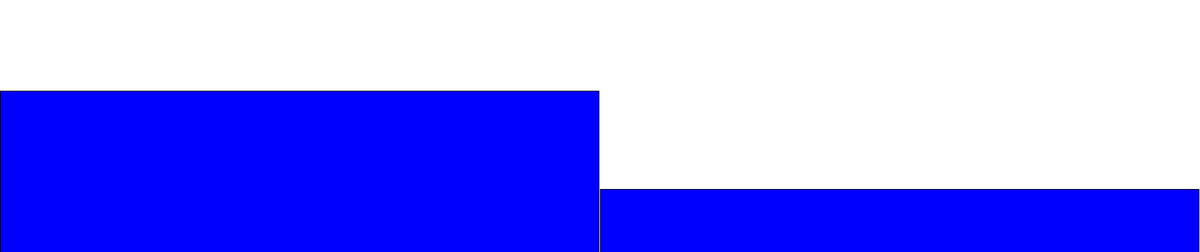
Frame 1 (no input)
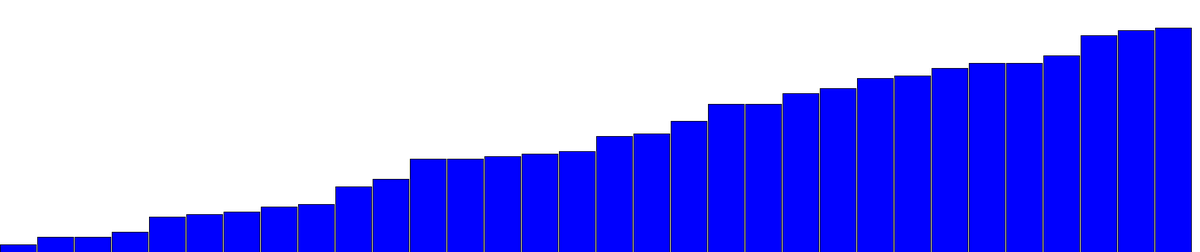
Frame 60 (the mouse pressed at the canvas centre just before this capture)
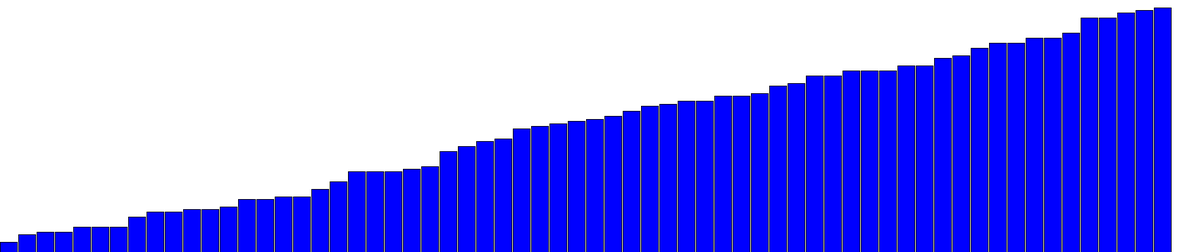
Frame 120 (the mouse held since frame 60 and released just before this capture)

The Processing sketch that drew these frames (run headless with seeded random() and noise(); from frame 60 on, the mouse is pressed at the canvas centre):

// Processing sketch: sorting
// ── sorting.pde
int hell[]; 
boolean sorting = false;
int currentIndex = 0; // Tracks sorting progress

void setup() {
  size(1900, 400);
  initializeArray(2); // Start with 2 elements
}

void draw() {
  background(255);
  barDraw();

  if (sorting) {
    barsort();
  }
}

void barDraw() {
  // Calculate the bar width based on the screen size and the length of hell[]
  int barWidth = max(1, width / hell.length);  // Ensure barWidth never becomes 0

  for (int i = 0; i < hell.length; i++) {
    int barHeight = int(map(hell[i], 0, 100, 0, height)); // Scale value to fit screen height

    fill(0, 0, 255); // Blue color for bars
    rect(i * barWidth, height - barHeight, barWidth - 2, barHeight); // Draw each bar
  }
}

// Bubble Sort with visualization
void barsort() {
  if (currentIndex < hell.length - 1) {
    for (int j = 0; j < hell.length - 1 - currentIndex; j++) {
      if (hell[j] > hell[j + 1]) {
        // Swap
        int temp = hell[j];
        hell[j] = hell[j + 1];
        hell[j + 1] = temp;
      }
    }
    currentIndex++;
  } else {
    sorting = false; // Sorting finished
    delay(1000); // Pause before resetting
    initializeArray(hell.length * 2); // Double the array size
    println(hell.length); // Print the new array size
  }
}

// Function to reset array with random values
void initializeArray(int newSize) {
  hell = new int[newSize];
  for (int i = 0; i < hell.length; i++) {
    hell[i] = int(random(0, 100));
  }
  currentIndex = 0;
  sorting = true;
}
